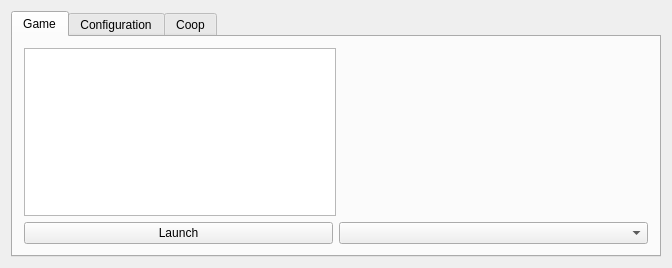
<?xml version="1.0" encoding="UTF-8"?>
<ui version="4.0">
    <class>MainWindow</class>
    <widget class="QMainWindow" name="MainWindow">
        <property name="geometry">
            <rect>
                <x>0</x>
                <y>0</y>
                <width>672</width>
                <height>263</height>
            </rect>
        </property>
        <property name="windowTitle">
            <string>CroftEngine</string>
        </property>
        <property name="locale">
            <locale language="English" country="UnitedKingdom"/>
        </property>
        <widget class="QWidget" name="centralWidget">
            <layout class="QGridLayout" name="gridLayout">
                <item row="0" column="1">
                    <widget class="QTabWidget" name="tabWidget">
                        <property name="currentIndex">
                            <number>0</number>
                        </property>
                        <widget class="QWidget" name="tabLaunch">
                            <attribute name="title">
                                <string>Game</string>
                            </attribute>
                            <layout class="QVBoxLayout" name="verticalLayout_2">
                                <item>
                                    <layout class="QHBoxLayout" name="horizontalLayout_2" stretch="1,1">
                                        <item>
                                            <widget class="QListView" name="gameflows"/>
                                        </item>
                                        <item>
                                            <layout class="QVBoxLayout" name="gameflowMeta"/>
                                        </item>
                                    </layout>
                                </item>
                                <item>
                                    <layout class="QHBoxLayout" name="horizontalLayout_3">
                                        <item>
                                            <widget class="QPushButton" name="btnLaunch">
                                                <property name="text">
                                                    <string>Launch</string>
                                                </property>
                                            </widget>
                                        </item>
                                        <item>
                                            <widget class="QComboBox" name="languages"/>
                                        </item>
                                    </layout>
                                </item>
                            </layout>
                        </widget>
                        <widget class="QWidget" name="tabConfig">
                            <attribute name="title">
                                <string>Configuration</string>
                            </attribute>
                            <layout class="QVBoxLayout" name="verticalLayout">
                                <item>
                                    <layout class="QGridLayout" name="gridLayout_2" columnstretch="0,1">
                                        <item row="0" column="1">
                                            <widget class="QLabel" name="engineVersion">
                                                <property name="text">
                                                    <string/>
                                                </property>
                                            </widget>
                                        </item>
                                        <item row="2" column="0">
                                            <widget class="QLabel" name="label_7">
                                                <property name="text">
                                                    <string>Engine Data Location</string>
                                                </property>
                                            </widget>
                                        </item>
                                        <item row="0" column="0">
                                            <widget class="QLabel" name="label_6">
                                                <property name="text">
                                                    <string>Engine Version</string>
                                                </property>
                                            </widget>
                                        </item>
                                        <item row="1" column="1">
                                            <widget class="QLabel" name="dataLocation">
                                                <property name="text">
                                                    <string/>
                                                </property>
                                            </widget>
                                        </item>
                                        <item row="1" column="0">
                                            <widget class="QLabel" name="label_5">
                                                <property name="text">
                                                    <string>Data Location</string>
                                                </property>
                                            </widget>
                                        </item>
                                        <item row="2" column="1">
                                            <widget class="QLabel" name="engineDataLocation">
                                                <property name="text">
                                                    <string/>
                                                </property>
                                            </widget>
                                        </item>
                                    </layout>
                                </item>
                                <item>
                                    <widget class="QPushButton" name="importBtn">
                                        <property name="text">
                                            <string>Import Tomb Raider 1 Data</string>
                                        </property>
                                    </widget>
                                </item>
                                <item>
                                    <widget class="QPushButton" name="migrateBtn">
                                        <property name="text">
                                            <string>Migrate from other installation</string>
                                        </property>
                                    </widget>
                                </item>
                                <item>
                                    <widget class="QPushButton" name="openDataLocation">
                                        <property name="text">
                                            <string>Show Data Location</string>
                                        </property>
                                    </widget>
                                </item>
                                <item>
                                    <widget class="QPushButton" name="resetConfig">
                                        <property name="text">
                                            <string>Clear config</string>
                                        </property>
                                    </widget>
                                </item>
                                <item>
                                    <layout class="QHBoxLayout" name="horizontalLayout">
                                        <item>
                                            <widget class="QPushButton" name="selectGlidos">
                                                <property name="text">
                                                    <string>Select Glidos Texture Pack</string>
                                                </property>
                                            </widget>
                                        </item>
                                        <item>
                                            <widget class="QPushButton" name="disableGlidos">
                                                <property name="text">
                                                    <string>Disable Glidos Texture Pack</string>
                                                </property>
                                            </widget>
                                        </item>
                                    </layout>
                                </item>
                            </layout>
                        </widget>
                        <widget class="QWidget" name="tabCoop">
                            <attribute name="title">
                                <string>Coop</string>
                            </attribute>
                            <layout class="QVBoxLayout" name="verticalLayout_3">
                                <item>
                                    <layout class="QFormLayout" name="formLayout">
                                        <item row="0" column="0">
                                            <widget class="QPushButton" name="btnChooseColor">
                                                <property name="text">
                                                    <string>Choose Your Ghost Color</string>
                                                </property>
                                            </widget>
                                        </item>
                                        <item row="0" column="1">
                                            <widget class="QLabel" name="lblColor">
                                                <property name="text">
                                                    <string/>
                                                </property>
                                            </widget>
                                        </item>
                                        <item row="1" column="0">
                                            <widget class="QLabel" name="label">
                                                <property name="text">
                                                    <string>Server</string>
                                                </property>
                                            </widget>
                                        </item>
                                        <item row="1" column="1">
                                            <widget class="QLineEdit" name="serverSocket">
                                                <property name="placeholderText">
                                                    <string>example.com:12345</string>
                                                </property>
                                            </widget>
                                        </item>
                                    </layout>
                                </item>
                                <item>
                                    <spacer name="verticalSpacer">
                                        <property name="orientation">
                                            <enum>Qt::Vertical</enum>
                                        </property>
                                        <property name="sizeHint" stdset="0">
                                            <size>
                                                <width>20</width>
                                                <height>40</height>
                                            </size>
                                        </property>
                                    </spacer>
                                </item>
                            </layout>
                        </widget>
                    </widget>
                </item>
            </layout>
        </widget>
        <action name="actionExit">
            <property name="text">
                <string>E&amp;xit</string>
            </property>
        </action>
    </widget>
    <layoutdefault spacing="6" margin="11"/>
    <resources/>
    <connections/>
</ui>
